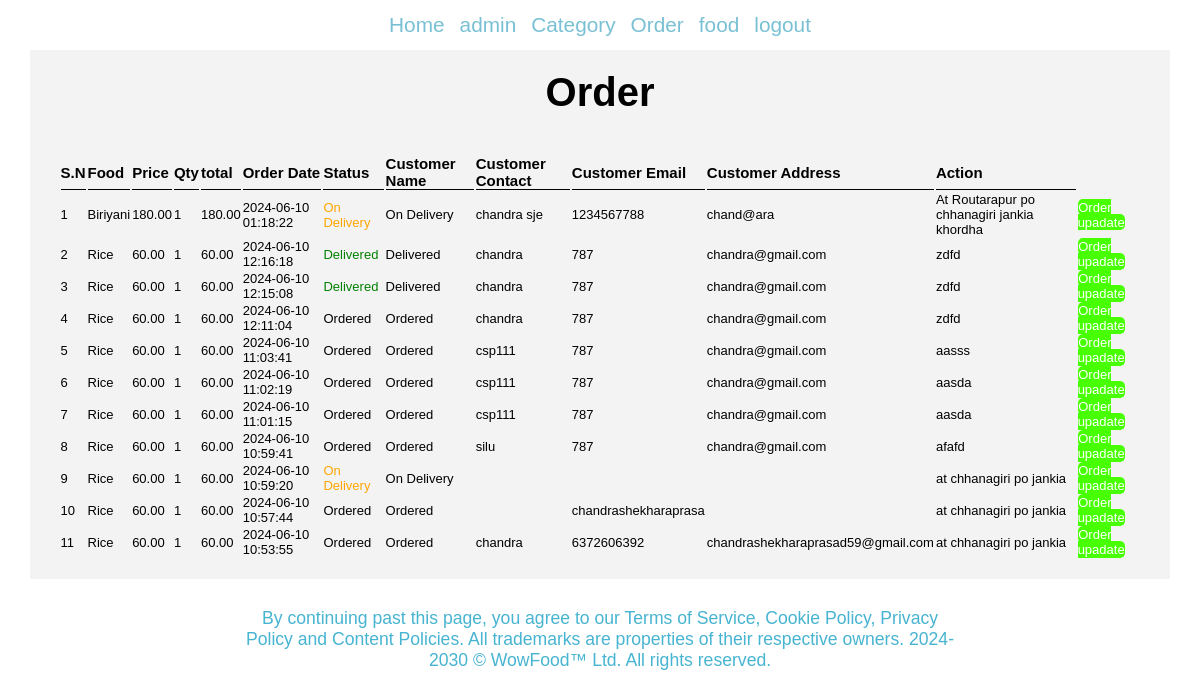
Page /admin/manage-order.php (signed in) on the committed database.
### tables this page shows
CREATE TABLE `tbl_order` (
  `id` int(10) UNSIGNED NOT NULL,
  `food` varchar(150) NOT NULL,
  `price` decimal(10,2) NOT NULL,
  `qty` int(11) NOT NULL,
  `total` decimal(10,2) NOT NULL,
  `order_date` datetime NOT NULL,
  `status` varchar(50) NOT NULL,
  `customer_name` varchar(150) NOT NULL,
  `customer_contact` varchar(20) NOT NULL,
  `customer_email` varchar(150) NOT NULL,
  `customer_address` varchar(255) NOT NULL
);

### admin/manage-order.php (the view, shortened to what this page needs)
<?php
    include('repeat2/navbar.php');
?>
<main>
    <div class="container center">
        <div class="small-container center">
            <h3>Order</h3>
            <br>
            <div class="container2">
            <div class="container2">
               <table>
                <tr>
                    <th>S.N</th>
                    <th>Food</th>
                    <th>Price</th>
                    <th>Qty</th>
                    <th>total</th>
                    <th>Order Date</th>
                    <th>Status</th>
                    <th>Customer Name</th>
                    <th>Customer Contact</th>
                    <th>Customer Email</th>
                    <th>Customer Address</th>
                    <th>Action</th>
                </tr>
             <?php
                $sql = "SELECT * FROM tbl_order ORDER BY id DESC";
                $res = mysqli_query($conn,$sql);
                $count = mysqli_num_rows($res);
                $sn = 1;
                if($count > 0)
                {
                    while ($row = mysqli_fetch_assoc($res))
                    {
                        $id = $row['id'];
                        $food = $row['food'];
                        $price = $row['price'];
                        $qty = $row['qty'];
                        $total = $row['total'];
                        $order_date = $row['order_date'];
                        $status = $row['status'];
                        $customer_name = $row['customer_name'];
                        $customer_contact = $row['customer_contact'];
                        $customer_email = $row['customer_email'];
                        $customer_address = $row['customer_address'];
                        ?>
                        <tr>
                            <td><?php echo $sn++; ?></td>
                            <td><?php echo $food; ?></td>
                            <td><?php echo $price; ?></td>
                            <td><?php echo $qty; ?></td>
                            <td><?php echo $total; ?></td>
                            <td><?php echo $order_date; ?></td>
                            <td>
                                <?php
                                if($status == "Ordered")
                                {
                                    echo "<label>$status</label>";
                                }
                                elseif($status == "On Delivery")
                                {
                                    echo "<label style='color:orange;'>$status</label>";
                                }
                                elseif($status == "Delivered")
                                {
                                    echo "<label style='color:green;'>$status</label>";
                                }
                                elseif($status == "Cancelled")
                                {
                                    echo "<label style='color:red;''>$status</label>";
                                }
                                ?>
                            </td>
                            <td><?php echo $status; ?></td>
                            <td><?php echo $customer_name; ?></td>
                            <td><?php echo $customer_contact; ?></td>
                            <td><?php echo $customer_email; ?></td>
                            <td><?php echo $customer_address; ?></td>
                            <td>
                                 <a href="<?php echo HOMEURL; ?>admin/update-order.php?id=<?php echo $id?>" class="btn-secondary">Order upadate</a>
                            </td>
                        </tr>
                        <?php
                    }
                }
                else{
                    echo "<tr><td colspan='12'> order not available</td></tr>";
                }
                ?>
               </table>
            </div>
            </div>
        </div>
    </div>
</main>
<?php
    include ('repeat2/footer.php');
?>

### css/admin.css (style rules this page uses)
* { margin: 0; padding: 0; font-family: Arial, Helvetica, sans-serif; }
.center { display: flex; justify-content: center; align-items: center; }
body { width: 100%; height: 60vh; }
.container { padding-top: 50px; width: 100%; }
.small-container { width: 95%; flex-direction: column; background: #f3f3f3; gap: 10px; padding-bottom: 20px; padding-top: 20px; }
.small-container h3 { font-size:2.5rem ; }
.container2 { width: 100%; gap: 10%; display: flex; justify-content: space-evenly; height:100%; align-items: center; }
.btn-secondary { background: rgb(72, 255, 0); padding: 1%; color: white; border-radius: 5px; text-decoration: none; }
table { width: 95%; }
table tr th { border-bottom:1px solid black ; text-align: left; font-size: 15px; }
table tr { height: 30px; font-size: 13px; }

### rows in the picture
tbl_order: food "Biriyani", price "180.00", qty "1", total "180.00", order_date "2024-06-10 01:18:22", status "On Delivery", customer_name "chandra sje", customer_contact "1234567788", customer_email "chand@ara", customer_address "At Routarapur po chhanagiri jankia khordha"
tbl_order: food "Rice", price "60.00", qty "1", total "60.00", order_date "2024-06-10 12:16:18", status "Delivered", customer_name "chandra", customer_contact "787", customer_email "chandra@gmail.com", customer_address "zdfd"
tbl_order: food "Rice", price "60.00", qty "1", total "60.00", order_date "2024-06-10 12:15:08", status "Delivered", customer_name "chandra", customer_contact "787", customer_email "chandra@gmail.com", customer_address "zdfd"
tbl_order: food "Rice", price "60.00", qty "1", total "60.00", order_date "2024-06-10 12:11:04", status "Ordered", customer_name "chandra", customer_contact "787", customer_email "chandra@gmail.com", customer_address "zdfd"
tbl_order: food "Rice", price "60.00", qty "1", total "60.00", order_date "2024-06-10 11:03:41", status "Ordered", customer_name "csp111", customer_contact "787", customer_email "chandra@gmail.com", customer_address "aasss"
tbl_order: food "Rice", price "60.00", qty "1", total "60.00", order_date "2024-06-10 11:02:19", status "Ordered", customer_name "csp111", customer_contact "787", customer_email "chandra@gmail.com", customer_address "aasda"
tbl_order: food "Rice", price "60.00", qty "1", total "60.00", order_date "2024-06-10 11:01:15", status "Ordered", customer_name "csp111", customer_contact "787", customer_email "chandra@gmail.com", customer_address "aasda"
tbl_order: food "Rice", price "60.00", qty "1", total "60.00", order_date "2024-06-10 10:59:41", status "Ordered", customer_name "silu", customer_contact "787", customer_email "chandra@gmail.com", customer_address "afafd"
tbl_order: food "Rice", price "60.00", qty "1", total "60.00", order_date "2024-06-10 10:59:20", status "On Delivery", customer_address "at chhanagiri po jankia"
tbl_order: food "Rice", price "60.00", qty "1", total "60.00", order_date "2024-06-10 10:57:44", status "Ordered", customer_contact "chandrashekharaprasa", customer_address "at chhanagiri po jankia"
tbl_order: food "Rice", price "60.00", qty "1", total "60.00", order_date "2024-06-10 10:53:55", status "Ordered", customer_name "chandra", customer_contact "6372606392", customer_email "chandrashekharaprasad59@gmail.com", customer_address "at chhanagiri po jankia"
